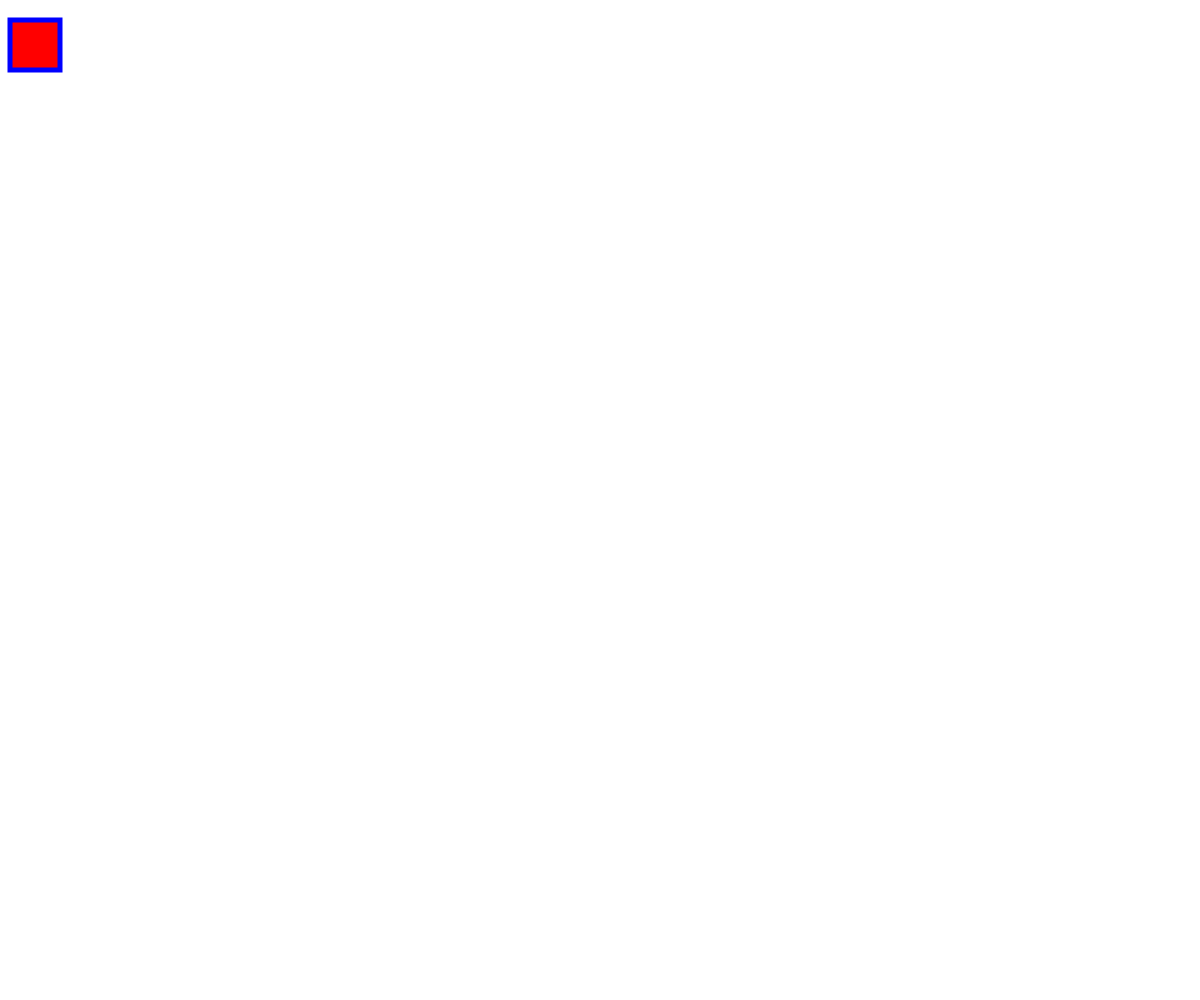
Frame 1 (no input)
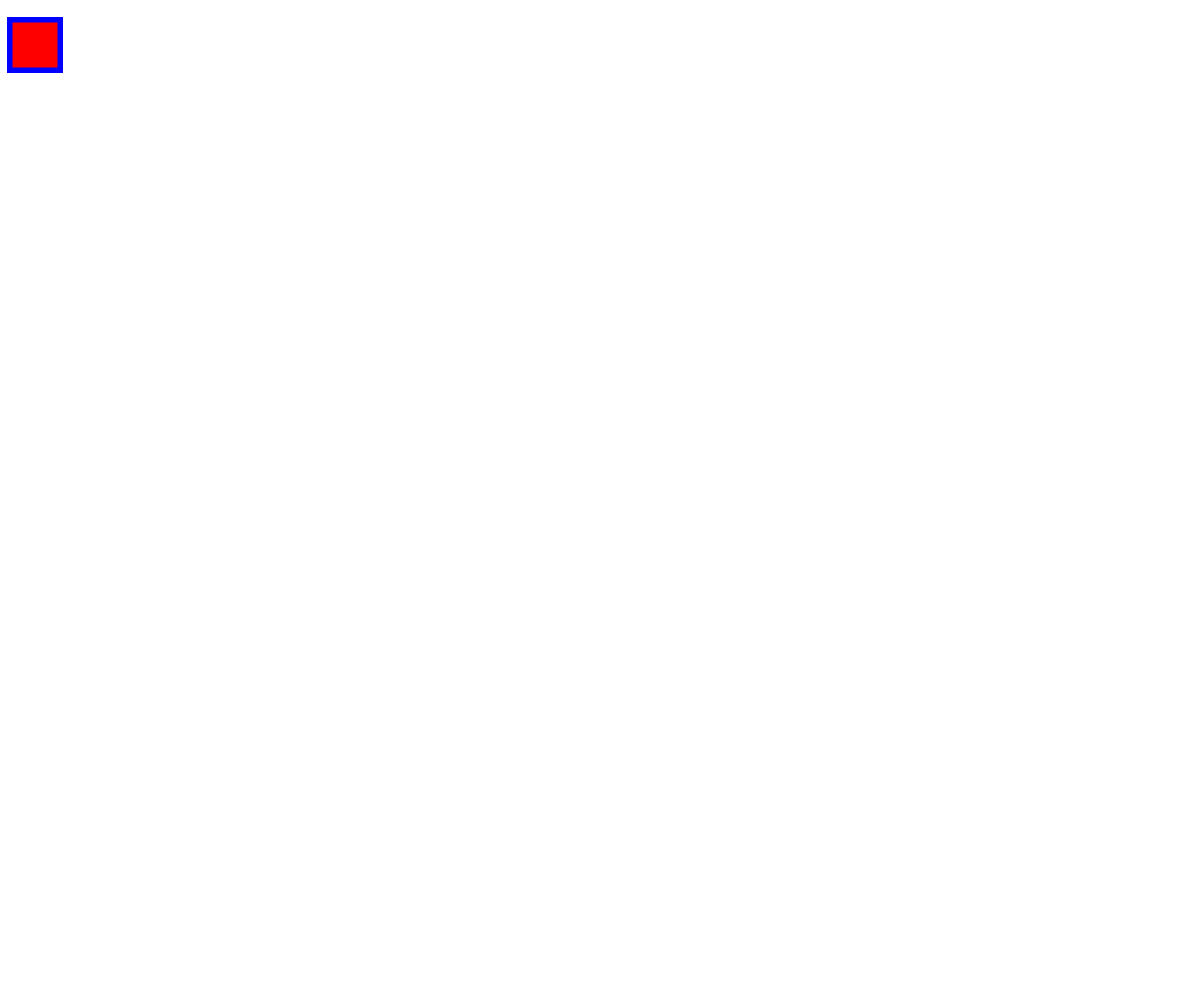
Frame 60 (no input)
Frame 120 (the mouse pressed at the canvas centre since frame 60): identical to frame 60, image omitted

The p5.js sketch that drew these frames (run headless with seeded random() and noise() and a simulated clock; from frame 60 on, the mouse is pressed at the canvas centre):

// p5.js sketch
// ── sketch.js

// this executes once at the beginning
function setup() {
	createCanvas(windowWidth, windowHeight);
}

// this executes 60 times a second
function draw() {
	fill(255, 0, 0);
	stroke(0, 0, 255);
	strokeWeight(5);
	rect(10, 20, 50, 50);
}
